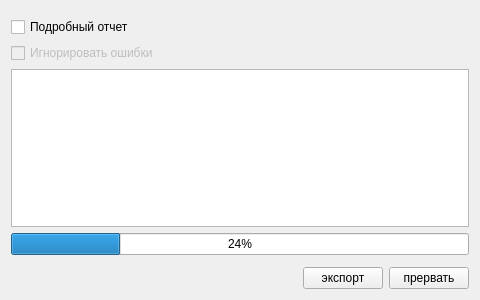
<?xml version="1.0" encoding="UTF-8"?>
<ui version="4.0">
 <class>ExportPage1</class>
 <widget class="QWidget" name="ExportPage1">
  <property name="geometry">
   <rect>
    <x>0</x>
    <y>0</y>
    <width>480</width>
    <height>300</height>
   </rect>
  </property>
  <property name="windowTitle">
   <string>Form</string>
  </property>
  <layout class="QGridLayout">
   <item row="0" column="0" colspan="3">
    <spacer>
     <property name="orientation">
      <enum>Qt::Vertical</enum>
     </property>
     <property name="sizeHint" stdset="0">
      <size>
       <width>20</width>
       <height>40</height>
      </size>
     </property>
    </spacer>
   </item>
   <item row="4" column="0" colspan="3">
    <widget class="CProgressBar" name="progressBar">
     <property name="value">
      <number>24</number>
     </property>
    </widget>
   </item>
   <item row="5" column="0" colspan="3">
    <spacer>
     <property name="orientation">
      <enum>Qt::Vertical</enum>
     </property>
     <property name="sizeHint" stdset="0">
      <size>
       <width>20</width>
       <height>40</height>
      </size>
     </property>
    </spacer>
   </item>
   <item row="6" column="1">
    <widget class="QPushButton" name="btnExport">
     <property name="text">
      <string>экспорт</string>
     </property>
    </widget>
   </item>
   <item row="6" column="2">
    <widget class="QPushButton" name="btnCancel">
     <property name="text">
      <string>прервать</string>
     </property>
    </widget>
   </item>
   <item row="6" column="0">
    <spacer>
     <property name="orientation">
      <enum>Qt::Horizontal</enum>
     </property>
     <property name="sizeHint" stdset="0">
      <size>
       <width>40</width>
       <height>20</height>
      </size>
     </property>
    </spacer>
   </item>
   <item row="3" column="0" colspan="3">
    <widget class="QTextBrowser" name="logBrowser"/>
   </item>
   <item row="1" column="0">
    <widget class="QCheckBox" name="chkVerboseLog">
     <property name="text">
      <string>Подробный отчет</string>
     </property>
    </widget>
   </item>
   <item row="2" column="0">
    <widget class="QCheckBox" name="chkIgnoreErrors">
     <property name="enabled">
      <bool>false</bool>
     </property>
     <property name="text">
      <string>Игнорировать ошибки</string>
     </property>
    </widget>
   </item>
  </layout>
 </widget>
 <customwidgets>
  <customwidget>
   <class>CProgressBar</class>
   <extends>QProgressBar</extends>
   <header>library/ProgressBar.h</header>
  </customwidget>
 </customwidgets>
 <resources/>
 <connections/>
</ui>
